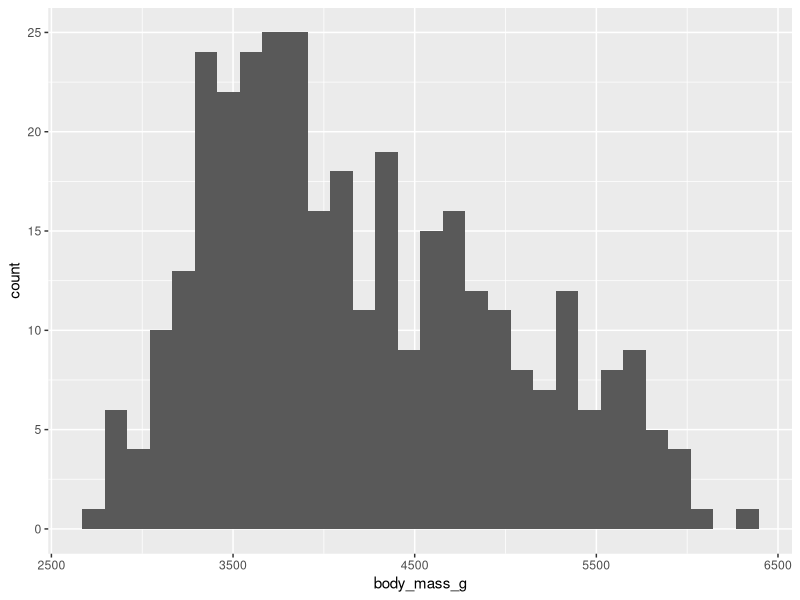
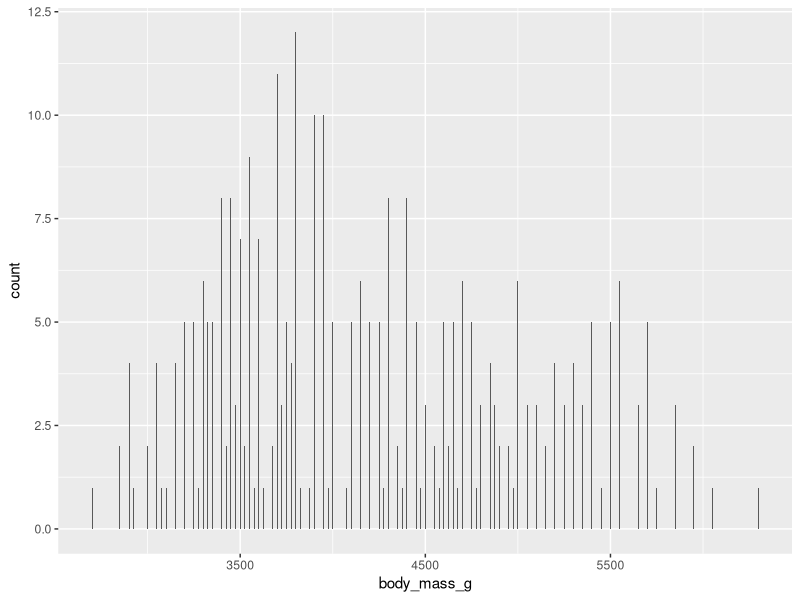
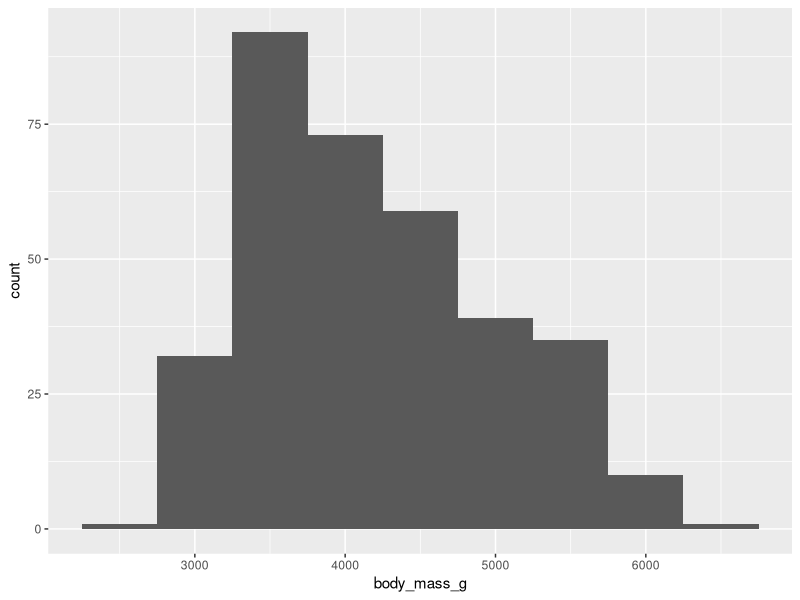

Source code (R) for these figures, in order: (Note: this script raises an error after producing the figures.)
## ---- chunk 1
library(palmerpenguins)
data("penguins")
library(ggplot2)

## ---- chunk 2
ggplot(data = penguins)+
  geom_histogram(aes(x = body_mass_g),  na.rm = TRUE)
## ---- chunk 3
ggplot(data = penguins)+
  geom_histogram(aes(x = body_mass_g), binwidth = 5, na.rm = TRUE) # Klassengröße 5. Versucht doch einmal andere Werte und schaut, was passiert!
## ---- chunk 4
ggplot(data = penguins)+
  geom_histogram(aes(x = body_mass_g), binwidth = 500, na.rm = TRUE) # Klassengröße 500. Versucht doch einmal andere Werte und schaut, was passiert!
## ---- chunk 5
knitr::include_graphics('Schier_Boxplottdiagramm.png')
## ---- chunk 6

ggplot(data = penguins)+
  geom_boxplot(aes(x = species, y = body_mass_g), na.rm = TRUE) + 
  labs(x ="Art",
       y ="Gewicht",
       title = "Das Gewicht der Arten im Vergleich")+
  theme_bw()

## ---- chunk 7

ggplot(data = penguins)+
  geom_point(aes(x = bill_depth_mm, y = bill_length_mm), na.rm = TRUE)

## ---- chunk 8
ggplot(data = penguins)+
  geom_point(aes(x = bill_depth_mm, y = bill_length_mm), na.rm = TRUE) + 
  labs(x =" Dicke des Schnabels",
       y ="Höhe des Schnabels",
       title = "Schnabelmaße")+
  theme_bw()

## ---- chunk 9

ggplot(data = penguins)+
  geom_point(aes(x = bill_depth_mm, y = bill_length_mm, shape = species, color = sex), na.rm = TRUE) + 
  labs(x =" Dicke des Schnabels",
       y ="Höhe des Schnabels",
       title = "Schnabelmaße")+
  theme_bw()

## ---- chunk 10

ggplot(data = penguins)+
  geom_point(aes(x = bill_depth_mm, y = bill_length_mm, shape = species, color = sex), na.rm = TRUE) + 
  labs(x =" Dicke des Schnabels",
       y ="Höhe des Schnabels",
       title = "Schnabelmaße")+
  theme_bw()+
 scale_colour_discrete(name  ="Geschlecht",
                       breaks = c(NA, "female", "male"),
                       labels = c("unbest.", "weibl.", "männl."))+
 scale_shape_discrete(name  ="Art")
